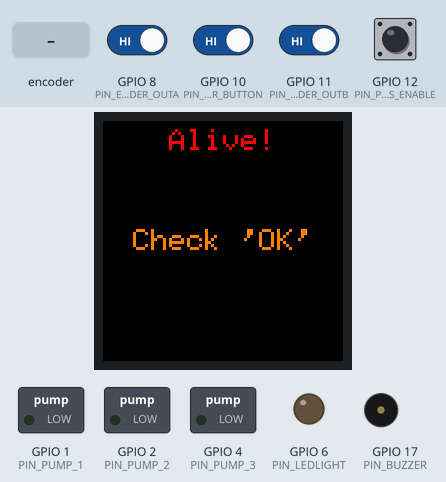
Bench run of a sketch on a simulated ESP32-S3. On the bench: 240×240 colour display, switched loads named in the sketch (green lamp = pin HIGH), output pins drawn as LEDs (lit = HIGH), buzzer (waves = sounding). The test bench sets the inputs (shaded band); at power-on: GPIO 8 (PIN_ENCODER_OUTA), GPIO 10 (PIN_ENCODER_BUTTON), GPIO 11 (PIN_ENCODER_OUTB), GPIO 12 (PIN_PUMPS_ENABLE) HIGH. What the sketch prints to the serial monitor is not drawn.

Above: at 10.6 s.
10.7 s: rotary encoder on GPIO 8 (PIN_ENCODER_OUTA) / GPIO 11 (PIN_ENCODER_OUTB) turned 3 steps (first pin leading)
At 11.4 s:
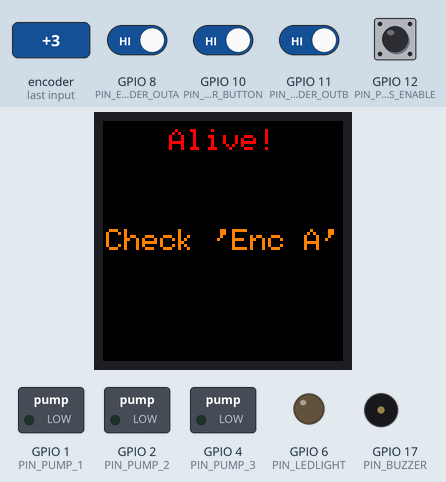
14.3 s: GPIO 10 (PIN_ENCODER_BUTTON) driven LOW
At 16.3 s:
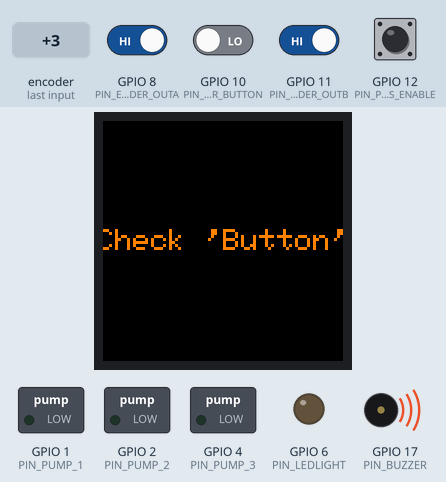
17.3 s: GPIO 12 (PIN_PUMPS_ENABLE) pulled LOW for 1 s
At 17.48 s:
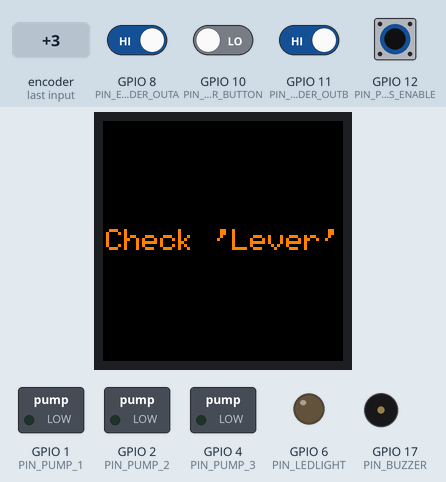
19.8 s: rotary encoder on GPIO 8 (PIN_ENCODER_OUTA) / GPIO 11 (PIN_ENCODER_OUTB) turned 2 steps (second pin leading)
23.2 s: GPIO 12 (PIN_PUMPS_ENABLE) pulled LOW for 0.15 s
At 23.44 s:
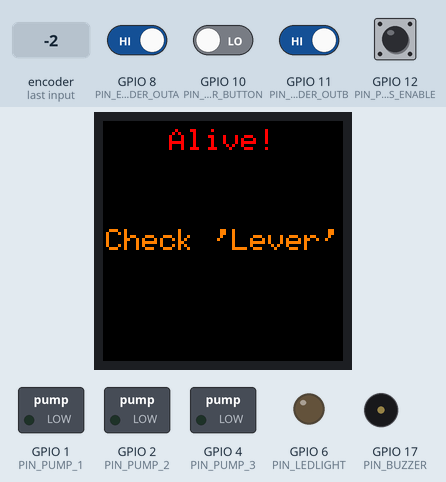
Timing chart, 0 to 26.0 s (numbered marks = the images above; inputs shaded):
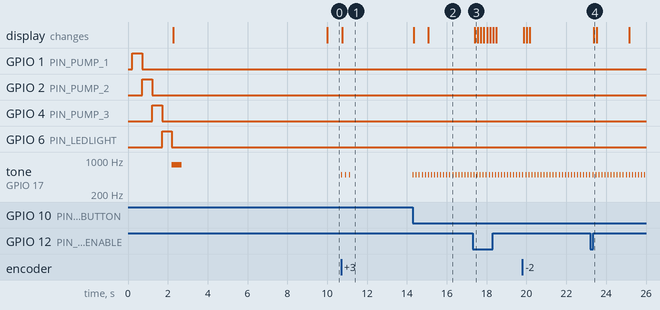

The sketch:

ESP32S2_Check.ino
```cpp
// (licence header left out)
//===============================================================
// Includes
//===============================================================
#include <Arduino.h>
#include <SPI.h>
#include <Adafruit_GFX.h>
#include <Adafruit_ST7789.h>

//===============================================================
// Defines
//===============================================================
// Rotary encoder pin defines
#define PIN_ENCODER_OUTA        8   // GPIO 8  -> rotary encoder output A
#define PIN_ENCODER_OUTB        11  // GPIO 11 -> rotary encoder output B
#define PIN_ENCODER_BUTTON      10  // GPIO 10 -> rotary encoder button

// Pump pin defines
#define PIN_PUMP_1              1   // GPIO 1  -> pump 1 power
#define PIN_PUMP_2              2   // GPIO 2  -> pump 2 power
#define PIN_PUMP_3              4   // GPIO 4  -> pump 3 power
#define PIN_PUMPS_ENABLE        12  // GPIO 12 -> dispensing lever pump enable, input
#define PIN_PUMPS_ENABLE_GND    13  // GPIO 13 -> dispensing lever pump enable, GND

// Display pin defines
#define PIN_TFT_DC              37  // GPIO 37 -> TFT data/command
#define PIN_TFT_RST             38  // GPIO 38 -> TFT reset
#define PIN_TFT_CS              34  // GPIO 34 -> TFT chip select (Not connected! ST7789 is always selected)
#define PIN_TFT_SDA             35  // GPIO 35 -> TFT serial data input/output
#define PIN_TFT_SCL             36  // PGIO 36 -> TFT serial clock

// Buzzer pin defines
#define PIN_BUZZER              17  // GPIO 17 -> piezo buzzer

// LED pin defines
#define PIN_LEDLIGHT            6   // GPIO 6  -> power LEDs

// TFT defines
#define TFT_WIDTH               240
#define TFT_HEIGHT              240
#define TFT_COLOR_BACKGROUND    ST77XX_BLACK
#define TFT_COLOR_TEXT          ST77XX_ORANGE
#define TFT_COLOR_ALIVE         ST77XX_RED

//===============================================================
// Global variables
//===============================================================
Adafruit_ST7789 *tft = NULL;

// Timer variables for alive counter
uint32_t aliveTimestamp = 0;
const uint32_t AliveTime_ms = 5000;

bool isAliveActive = false;
bool isLeverActive = false;
bool isButtonActive = false;
bool isEncoderAActive = false;
bool isEncoderBActive = false;

//===============================================================
// Setup function
//===============================================================
void setup(void)
{
  // Initialize serial communication
  Serial.begin(115200);
  Serial.println("[SETUP] Check V1.0");

  // Init SPI
  SPIClass *spi = new SPIClass(HSPI);
  spi->begin(PIN_TFT_SCL, -1, PIN_TFT_SDA, PIN_TFT_CS);

  // Init display
  tft = new Adafruit_ST7789(spi, PIN_TFT_CS, PIN_TFT_DC, PIN_TFT_RST);
  tft->init(TFT_WIDTH, TFT_HEIGHT, SPI_MODE3);
  tft->invertDisplay(true);
  tft->setRotation(3);
  tft->setTextWrap(false);
  tft->fillScreen(TFT_COLOR_BACKGROUND);

  // Initialize GPIOs
  pinMode(PIN_ENCODER_OUTA, INPUT_PULLUP);
  pinMode(PIN_ENCODER_OUTB, INPUT_PULLUP);
  pinMode(PIN_ENCODER_BUTTON, INPUT_PULLUP);
  pinMode(PIN_PUMP_1, OUTPUT);
  pinMode(PIN_PUMP_2, OUTPUT);
  pinMode(PIN_PUMP_3, OUTPUT);
  pinMode(PIN_PUMPS_ENABLE, INPUT_PULLUP);
  pinMode(PIN_PUMPS_ENABLE_GND, OUTPUT);
  pinMode(PIN_TFT_DC, OUTPUT);
  pinMode(PIN_TFT_RST, OUTPUT);
  pinMode(PIN_BUZZER, OUTPUT);
  pinMode(PIN_LEDLIGHT, OUTPUT);

  // Initialize outputs
  digitalWrite(PIN_PUMP_1, LOW);
  digitalWrite(PIN_PUMP_2, LOW);
  digitalWrite(PIN_PUMP_3, LOW);
  digitalWrite(PIN_PUMPS_ENABLE_GND, LOW);
  digitalWrite(PIN_BUZZER, LOW);
  digitalWrite(PIN_LEDLIGHT, LOW);

  // Start check
  // Check pump 1
  digitalWrite(PIN_PUMP_1, HIGH);
  delay(500);
  digitalWrite(PIN_PUMP_1, LOW);

  // Check pump 2
  digitalWrite(PIN_PUMP_2, HIGH);
  delay(500);
  digitalWrite(PIN_PUMP_2, LOW);

  // Check pump 3
  digitalWrite(PIN_PUMP_3, HIGH);
  delay(500);
  digitalWrite(PIN_PUMP_3, LOW);

  // Check LEDs
  digitalWrite(PIN_LEDLIGHT, HIGH);
  delay(500);
  digitalWrite(PIN_LEDLIGHT, LOW);

  // Check buzzer
  tone(PIN_BUZZER, 800, 500);

  // Check display
  tft->fillScreen(TFT_COLOR_BACKGROUND);
  DrawCenteredString("Check 'OK'", tft->width() / 2, tft->height() / 2, TFT_COLOR_TEXT);

  Serial.println("[SETUP] Finished");
}

//===============================================================
// Loop function
//===============================================================
void loop()
{
  // Show debug alive message
  if ((millis() - aliveTimestamp) > AliveTime_ms)
  {
    aliveTimestamp = millis();
    Serial.println("[LOOP] Alive");

    if (isAliveActive)
    {
      DrawCenteredString("Alive!", tft->width() / 2, 20, TFT_COLOR_ALIVE);
    }
    else
    {
      DrawCenteredString("Alive!", tft->width() / 2, 20, TFT_COLOR_BACKGROUND);
    }

    isAliveActive = !isAliveActive;
  }

  // Check lever
  if (!isLeverActive &&
    digitalRead(PIN_PUMPS_ENABLE) == LOW)
  {
    isLeverActive = true;

    // Short beep sound
    tone(PIN_BUZZER, 500, 40);

    // Show information
    tft->fillRect(0, 30, tft->width(), tft->height() - 30, TFT_COLOR_BACKGROUND);
    DrawCenteredString("Check 'Lever'", tft->width() / 2, tft->height() / 2, TFT_COLOR_TEXT);

    // Debouncing
    delay(100);
  }
  else
  {
    isLeverActive = false;
  }

  // Check encoder button
  if (!isButtonActive &&
    digitalRead(PIN_ENCODER_BUTTON) == LOW)
  {
    isButtonActive = true;

    // Short beep sound
    tone(PIN_BUZZER, 500, 40);

    // Show information
    tft->fillRect(0, 30, tft->width(), tft->height() - 30, TFT_COLOR_BACKGROUND);
    DrawCenteredString("Check 'Button'", tft->width() / 2, tft->height() / 2, TFT_COLOR_TEXT);

    // Debouncing
    delay(100);
  }
  else
  {
    isButtonActive = false;
  }

  // Check encoder output A
  if (!isEncoderAActive &&
    digitalRead(PIN_ENCODER_OUTA) == LOW)
  {
    isEncoderAActive = true;

    // Short beep sound
    tone(PIN_BUZZER, 500, 40);

    // Show information
    tft->fillRect(0, 30, tft->width(), tft->height() - 30, TFT_COLOR_BACKGROUND);
    DrawCenteredString("Check 'Enc A'", tft->width() / 2, tft->height() / 2, TFT_COLOR_TEXT);

    // Debouncing
    delay(100);
  }
  else
  {
    isEncoderAActive = false;
  }

  // Check encoder output B
  if (!isEncoderBActive &&
    digitalRead(PIN_ENCODER_OUTB) == LOW)
  {
    isEncoderBActive = true;

    // Short beep sound
    tone(PIN_BUZZER, 500, 40);

    // Show information
    tft->fillRect(0, 30, tft->width(), tft->height() - 30, TFT_COLOR_BACKGROUND);
    DrawCenteredString("Check 'Enc B'", tft->width() / 2, tft->height() / 2, TFT_COLOR_TEXT);

    // Debouncing
    delay(100);
  }
  else
  {
    isEncoderBActive = false;
  }
}

//===============================================================
// Draws a string centered
//===============================================================
void DrawCenteredString(const String &text, int16_t x, int16_t y, uint16_t color)
{
  tft->setTextSize(3);
  tft->setTextColor(color);

  int16_t x1, y1;
  uint16_t w, h;
  tft->getTextBounds(text, x, y, &x1, &y1, &w, &h);

  int16_t x_text = x - w / 2;
  int16_t y_text = y - h / 2;
  tft->setCursor(x_text, y_text);
  tft->print(text);
}
```

Measured:
- after the input at 10.7 s, tone on GPIO 17 (PIN_BUZZER): alternates 500 Hz for 0.04 s and silent for 0.16 s, 6 changes in all, then stays silent, starting at once; the display: changes after 0.05 s (image 1)
- after the input at 14.3 s, tone on GPIO 17 (PIN_BUZZER): alternates 500 Hz for 0.04 s and silent for 0.11 s, starting at once; the display: first changes after 0.05 s (image 2 shows a later state)
- after the input at 17.3 s, the display: changes after 0.11 s (image 3)
- after the input at 23.2 s, the display: changes after 0.17 s (image 4)
